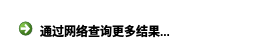
<?xml version="1.0" encoding="UTF-8"?>
<ui version="4.0">
 <class>ClickableText</class>
 <widget class="QDialog" name="ClickableText">
  <property name="geometry">
   <rect>
    <x>0</x>
    <y>0</y>
    <width>256</width>
    <height>53</height>
   </rect>
  </property>
  <property name="windowTitle">
   <string>Dialog</string>
  </property>
  <property name="styleSheet">
   <string notr="true">#ClickableText{background-color: rgba(255, 255, 255, 0);}</string>
  </property>
  <layout class="QHBoxLayout" name="horizontalLayout">
   <item>
    <widget class="QCommandLinkButton" name="linkButton">
     <property name="text">
      <string>通过网络查询更多结果...</string>
     </property>
    </widget>
   </item>
  </layout>
 </widget>
 <resources/>
 <connections/>
</ui>
